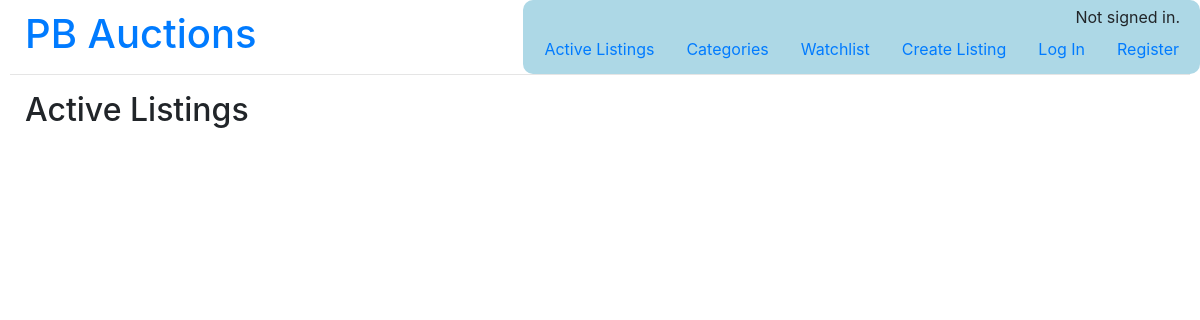
The app's page /, older data.
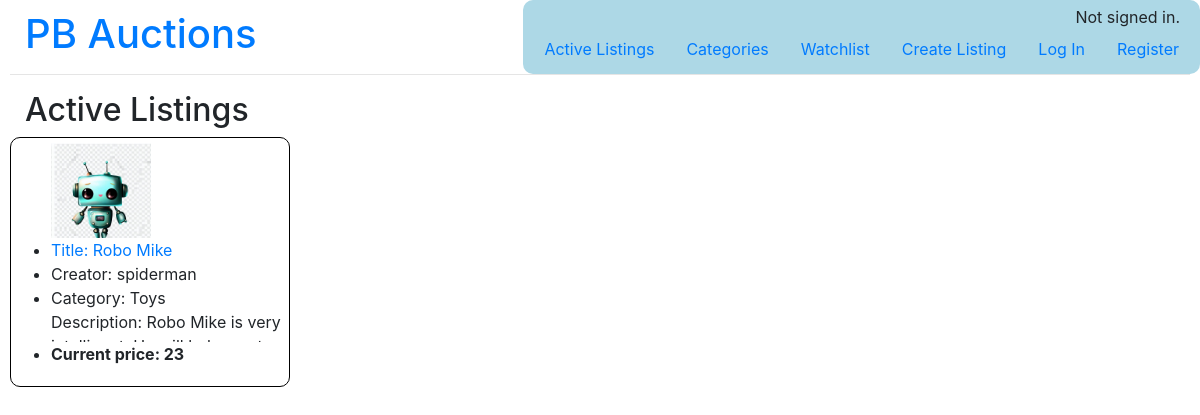
The same page, newer data.
### auctions/models.py (models this page shows, shortened)
class Listing(models.Model):
    id = models.AutoField(primary_key=True)
    user = models.ForeignKey(User, null=True, blank=True, on_delete=models.CASCADE, related_name="creator") #user's id
    category = models.ForeignKey(Category, default="Other", on_delete=models.CASCADE, related_name="listing_category")
    title = models.CharField(max_length=100)
    description = models.TextField()
    price = models.BigIntegerField(default=10)
    image = models.ImageField(blank=True, upload_to="auctions/static/auctions/images")
    STATUS_LIST = (
        ("Active", "Active"),
        ("Closed", "Closed"),
    )
    status = models.CharField(max_length=64, choices=STATUS_LIST, default="Active")
    def __str__(self):
        return self.title

class User(AbstractUser):
    id = models.AutoField(primary_key=True)

class Category(models.Model):
    id = models.AutoField(primary_key=True)
    CATEGORY_LIST = [
        ("Electronics", "Electronics"),
        ("Home", "Home"),
        ("Toys", "Toys"),
        ("Fashion", "Fashion"),
        ("Other", "Other"),
    ]
    category_name = models.CharField(max_length=64, choices=CATEGORY_LIST, default="Other")
    def __str__(self):
        return self.category_name #display the 1st elements of each tuple

### auctions/views.py (the view)
# urls.py: path("", views.index, name="index"),
def index(request):
    all_listings = Listing.objects.filter(status="Active")[::-1]
    return render(request, "auctions/index.html", {
        "all_listings": all_listings,
        "categories": categories
    })

### auctions/templates/auctions/index.html
{% extends "auctions/layout.html" %}
{% block body %}
    <h2 class="section">Active Listings</h2>
    <div class="grid">
        {% for listing in all_listings %}
        <div class="item_container">
            <ul>
                <div id="image_box">
                    <img src="{{ listing.image }}" alt="No image" id="resize">
                </div>
                <div>
                    <li><a href="{% url 'listing' listing.id %}">Title: {{ listing }} </a></li>
                    <li>Creator: {{ listing.user.username}} </li>
                    <li>Category: {{ listing.category}} </li>
                    <li id="description">Description: {{ listing.description }} </li>
                    <li><b>Current price: {{ listing.price }}</b></li>
                </div>
            </ul>
        </div>
        {% endfor %}
    </div>
{% endblock %}

Row changes from the older to the newer data that the page shows:
added Listing: image (picture), title "Robo Mike", user.username "spiderman", category "Toys", description "Robo Mike is very…", price "23"
